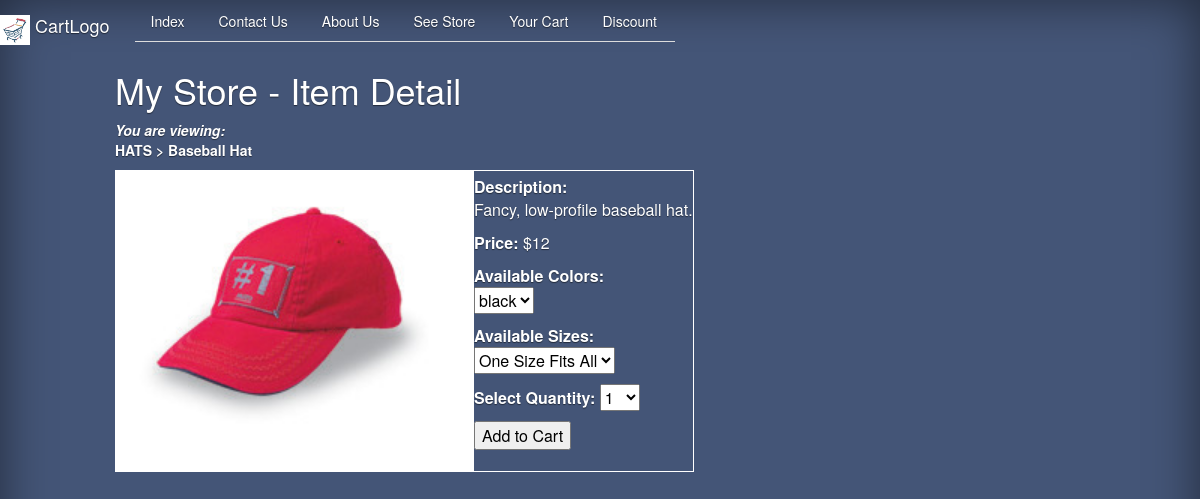
/showitem.php?item_id=1, run on the app's committed database.
### tables this page shows
CREATE TABLE IF NOT EXISTS `store_items` (
  `id` int(11) NOT NULL AUTO_INCREMENT,
  `cat_id` int(11) NOT NULL,
  `item_title` varchar(75) DEFAULT NULL,
  `item_price` float DEFAULT NULL,
  `item_desc` text,
  `item_image` varchar(50) DEFAULT NULL,
  PRIMARY KEY (`id`)
);

CREATE TABLE IF NOT EXISTS `store_categories` (
  `id` int(11) NOT NULL AUTO_INCREMENT,
  `cat_title` varchar(50) DEFAULT NULL,
  `cat_desc` text,
  PRIMARY KEY (`id`)
);

### showitem.php (the view, shortened to what this page needs)
<?php
require "utils/dbConn.inc";
$display_block = "<h1>My Store - Item Detail</h1>";
$get_item_sql = "SELECT c.id as cat_id, c.cat_title, si.item_title, si.item_price, si.item_desc, si.item_image FROM store_items AS si LEFT JOIN store_categories AS c on c.id = si.cat_id WHERE si.id = '".$_GET["item_id"]."'";
$get_item_res =  $conn->query($get_item_sql) or die("Couldn't connect");
   while ($item_info = $get_item_res->fetch_array()) {
	   $cat_id = $item_info['cat_id'];
	   $cat_title = strtoupper(stripslashes($item_info['cat_title']));
	   $item_title = stripslashes($item_info['item_title']);
	   $item_price = $item_info['item_price'];
	   $item_desc = stripslashes($item_info['item_desc']);
	   $item_image = $item_info['item_image'];
	}
   $display_block .= "<p><strong><em>You are viewing:</em><br/>
   <a href=\"seestore.php?cat_id=".$cat_id."\">".$cat_title."</a> &gt; ".$item_title."</strong></p>
   <table cellpadding=\"3\" cellspacing=\"3\">
   <tr>
   <td valign=\"middle\" align=\"center\"><img <img style=\"height:300px;\" class = \"img-fluid\" src=\"Images/".$item_image."\"></td>
   <td valign=\"middle\"><p><strong>Description:</strong><br/>".$item_desc."</p>
   <p><strong>Price:</strong> \$".$item_price."</p>
   <form method=\"post\" action=\"addtocart.php\">";
   $get_colors_sql = "SELECT item_color FROM store_item_color WHERE item_id = '".$_GET["item_id"]."' ORDER BY item_color";
   $get_colors_res =  $conn->query($get_colors_sql) or die("Couldn't connect");
   if ($get_colors_res->num_rows > 0) {
        $display_block .= "<p><strong>Available Colors:</strong><br/>
        <select name=\"sel_item_color\">";
        while ($colors = $get_colors_res->fetch_array() ) {
           $item_color = $colors['item_color'];
           $display_block .= "<option value=\"".$item_color."\"";
		  $display_block .= ">".$item_color."</option>";
       }
       $display_block .= "</select>";
   }
   $get_sizes_sql = "SELECT item_size FROM store_item_size WHERE item_id = ".$_GET["item_id"]." ORDER BY item_size";
   $get_sizes_res =  $conn->query($get_sizes_sql) or die("Couldn't connect");
   if ($get_sizes_res->num_rows  > 0) {
       $display_block .= "<p><strong>Available Sizes:</strong><br/>
       <select name=\"sel_item_size\">";
       while ($sizes = $get_sizes_res->fetch_array()) {
          $item_size = $sizes['item_size'];
          $display_block .= "<option value=\"".$item_size."\"";
		  $display_block .= ">".$item_size."</option>";
       }
   }
   $display_block .= "</select>";
   $display_block .= "
   <p><strong>Select Quantity:</strong>
   <select name=\"sel_item_qty\">";
   for($i=1; $i<11; $i++) {
       $display_block .= "<option value=\"".$i."\"";
		  $display_block .= ">".$i."</option>";
   }
   $display_block .= "
   </select>
   <input type=\"hidden\" name=\"sel_item_id\" value=\"".$_GET["item_id"]."\"/>
   <input type=\"hidden\" name=\"sel_item_title\" value=\"".$item_title."\"/>
   <input type=\"hidden\" name=\"sel_item_desc\" value=\"".$item_desc."\"/>
   <input type=\"hidden\" name=\"sel_item_price\" value=\"".$item_price."\"/>
   <p><input type=\"submit\" name=\"submit\" value=\"Add to Cart\"/></p>
   </form>
   </td>
   </tr>
   </table>";
?>
<html lang="en">
		<head>
				<link rel="stylesheet" type="text/css" href="bootstrap-4.0.0/css/bootstrap.min.css"/>
				<link rel="stylesheet" type="text/css" href="css/MyCss"/>
		 <link rel="stylesheet" href="https://maxcdn.bootstrapcdn.com/bootstrap/3.4.0/css/bootstrap.min.css">
<link rel="stylesheet" type="text/css" href="css/MyCss.css"/>
		</head>
<body>
    <nav class="navbar-dark row">
    <div class="navbar-right">
		<a class="navbar-brand" href="Index.php">
            <img src="Pictures/cartLogo.png" width="30" height="30" class="d-inline-block align-top" alt="logo">
            CartLogo
            </a>
		<ul class = "nav nav-tabs justify-content-end" role="tablist">
		<li class="nav-item">
		<a class=" nav-link " href = "Index.php">Index</a>
		</li>
		<li class="nav-item">
		<a class=" nav-link" href = "ContactUs.html">Contact Us</a>
		</li>
		<li class="nav-item">
		<a class="  nav-link" href = "AboutUs.html">About Us</a>
		</li>
		<li>
		<a class=" nav-link" href = "seestore.php">See Store</a>
		</li>
		<li class="nav-item">
		<a class="nav-link" href = "showcart.php">Your Cart</a>
		</li>
		<li class="nav-item">
		<a class="nav-link" href = "Interface/Interface.php">Discount</a>
		</li>
		</ul>
		</nav>
 <div class="col-xl-1 col-lg-1 col-md-1 col-sm-1"></div><div class="col-xl-10 col-lg-10 col-md-10 col-sm-10">
<?php echo $display_block; ?>
<div class="col-xl-1 col-lg-1 col-md-1 col-sm-1"></div>
</body>
</html>

### css/MyCss.css (style rules this page uses)
body { margin: 0; color: #fff; text-shadow: 0 .05rem .1rem rgba(0, 0, 0, .5); box-shadow: inset 0 0 5rem rgba(0, 0, 0, .5); background-color: #457; }
a { color : white; }
option,select,input { color: #000 !important; }
td,th { border: 1px; border-style: solid; border-collapse: collapse; }

### data on the page
store_items: store_categories.cat_title "HATS", item_title "Baseball Hat", item_image (picture), item_desc "Fancy, low-profile baseball hat.", item_price "12"

### other printed values
form field sel_item_color "black"
form field sel_item_size "One Size Fits All"
form field sel_item_qty "1"
